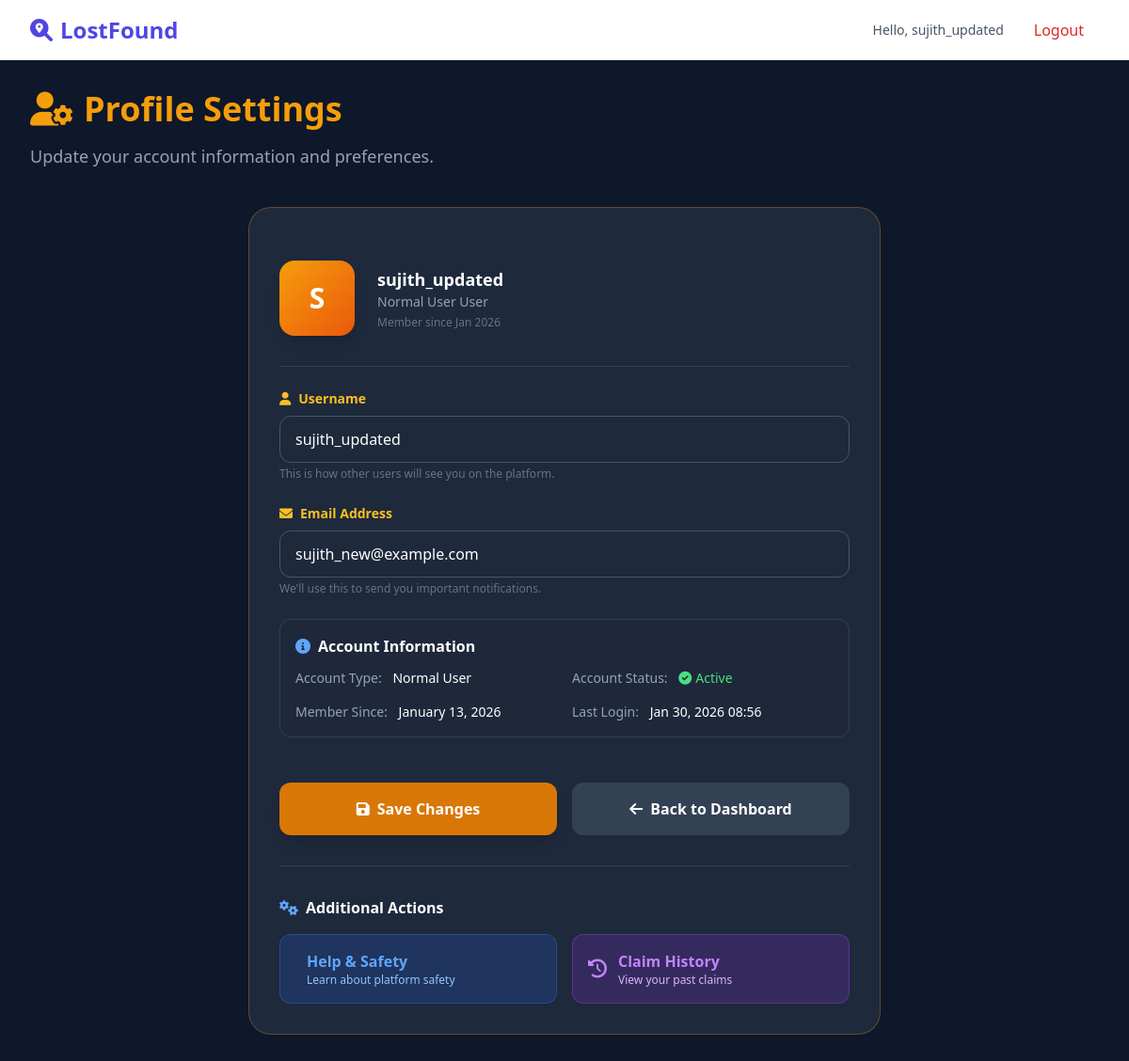
The app's page /items/profile-settings/ (signed in) with its own data.
### accounts/models.py (models this page shows, shortened)
class CustomUser(AbstractUser):
    USER_TYPE_CHOICES = [
        ('normal', 'Normal User'),
        ('admin', 'Administrator'),
    ]
    ACCOUNT_STATUS_CHOICES = [
        ('active', 'Active'),
        ('suspended', 'Suspended'),
        ('banned', 'Banned'),
    ]
    phone_number = models.CharField(max_length=15, blank=True, null=True)
    user_type = models.CharField(max_length=10, choices=USER_TYPE_CHOICES, default='normal')
    account_status = models.CharField(max_length=10, choices=ACCOUNT_STATUS_CHOICES, default='active')
    suspension_reason = models.TextField(blank=True, null=True)
    suspended_by = models.ForeignKey('self', on_delete=models.SET_NULL, null=True, blank=True, related_name='suspended_users')
    suspension_date = models.DateTimeField(null=True, blank=True)
    last_login_attempt = models.DateTimeField(null=True, blank=True)

### items/views.py (the view, shortened to what this page needs)
# urls.py: path('profile-settings/', views.profile_settings, name='profile_settings'),
@login_required
def profile_settings(request):
    return render(request, 'items/profile_settings.html')

### items/templates/items/profile_settings.html (shortened to what this page needs)
{% extends 'base.html' %}
{% block content %}
<div class="min-h-screen bg-[#0f172a] p-8 text-white">
    <div class="mb-10">
        <h1 class="text-4xl font-bold text-amber-500 flex items-center gap-3 mb-4">
            <i class="fa-solid fa-user-gear"></i> Profile Settings
        </h1>
        <p class="text-slate-400 text-lg">Update your account information and preferences.</p>
    </div>
    <div class="max-w-2xl mx-auto">
        <div class="bg-[#1e293b] rounded-3xl border border-amber-500/30 p-8">
            <form method="POST" class="space-y-6">
                <div class="flex items-center gap-6 mb-8 pb-8 border-b border-slate-700">
                    <div class="w-20 h-20 bg-gradient-to-br from-amber-500 to-orange-600 rounded-2xl flex items-center justify-center text-white text-3xl font-black shadow-lg">
                        {{ user.username|first|upper }}
                    </div>
                    <div>
                        <h4 class="font-bold text-white text-lg">{{ user.username }}</h4>
                        <p class="text-slate-400 text-sm">{{ user.get_user_type_display }} User</p>
                        <p class="text-slate-500 text-xs mt-1">Member since {{ user.date_joined|date:"M Y" }}</p>
                    </div>
                </div>
                <div class="space-y-6">
                    <div>
                        <label class="block text-sm font-semibold text-amber-400 mb-2">
                            <i class="fa-solid fa-user mr-2"></i>Username
                        </label>
                        <input type="text" name="username" value="{{ user.username }}"
                               class="w-full bg-slate-800 border border-slate-600 rounded-xl px-4 py-3 font-medium text-white focus:border-amber-500 focus:ring-2 focus:ring-amber-500/20 outline-none transition"
                               placeholder="Enter your username">
                        <p class="text-slate-500 text-xs mt-1">This is how other users will see you on the platform.</p>
                    </div>
                    <div>
                        <label class="block text-sm font-semibold text-amber-400 mb-2">
                            <i class="fa-solid fa-envelope mr-2"></i>Email Address
                        </label>
                        <input type="email" name="email" value="{{ user.email }}"
                               class="w-full bg-slate-800 border border-slate-600 rounded-xl px-4 py-3 font-medium text-white focus:border-amber-500 focus:ring-2 focus:ring-amber-500/20 outline-none transition"
                               placeholder="Enter your email address">
                        <p class="text-slate-500 text-xs mt-1">We'll use this to send you important notifications.</p>
                    </div>
                    <div class="bg-slate-800/50 p-4 rounded-xl border border-slate-700">
                        <h4 class="font-semibold text-white mb-3 flex items-center gap-2">
                            <i class="fa-solid fa-info-circle text-blue-400"></i>
                            Account Information
                        </h4>
                        <div class="grid grid-cols-1 md:grid-cols-2 gap-4 text-sm">
                            <div>
                                <span class="text-slate-400">Account Type:</span>
                                <span class="text-white ml-2 font-medium">{{ user.get_user_type_display }}</span>
                            </div>
                            <div>
                                <span class="text-slate-400">Account Status:</span>
                                <span class="text-green-400 ml-2 font-medium">
                                    {% if user.account_status == 'active' %}
                                        <i class="fa-solid fa-check-circle mr-1"></i>Active
                                    {% else %}
                                        <i class="fa-solid fa-exclamation-circle mr-1"></i>{{ user.get_account_status_display }}
                                    {% endif %}
                                </span>
                            </div>
                            <div>
                                <span class="text-slate-400">Member Since:</span>
                                <span class="text-white ml-2 font-medium">{{ user.date_joined|date:"F d, Y" }}</span>
                            </div>
                            <div>
                                <span class="text-slate-400">Last Login:</span>
                                <span class="text-white ml-2 font-medium">
                                    {% if user.last_login %}
                                        {{ user.last_login|date:"M d, Y H:i" }}
                                    {% else %}
                                        Never
                                    {% endif %}
                                </span>
                            </div>
                        </div>
                    </div>
                </div>
                <div class="pt-6 flex gap-4">
                    <button type="submit" class="flex-1 bg-amber-600 hover:bg-amber-700 text-white font-bold py-4 rounded-xl shadow-lg transition flex items-center justify-center gap-2">
                        <i class="fa-solid fa-save"></i>
                        Save Changes
                    </button>
                    <a href="{% url 'dashboard' %}" class="flex-1 text-center bg-slate-700 hover:bg-slate-600 text-white font-bold py-4 rounded-xl transition flex items-center justify-center gap-2">
                        <i class="fa-solid fa-arrow-left"></i>
                        Back to Dashboard
                    </a>
                </div>
            </form>
            <div class="mt-8 pt-8 border-t border-slate-700">
                <h4 class="font-semibold text-white mb-4 flex items-center gap-2">
                    <i class="fa-solid fa-cogs text-blue-400"></i>
                    Additional Actions
                </h4>
                <div class="grid grid-cols-1 md:grid-cols-2 gap-4">
                    <a href="{% url 'help_safety' %}" class="bg-blue-600/20 hover:bg-blue-600/30 border border-blue-500/30 text-blue-400 p-4 rounded-xl transition flex items-center gap-3">
                        <div>
                            <div class="font-semibold">Help & Safety</div>
                            <div class="text-xs text-blue-300">Learn about platform safety</div>
                        </div>
                    </a>
                    <a href="{% url 'claim_history' %}" class="bg-purple-600/20 hover:bg-purple-600/30 border border-purple-500/30 text-purple-400 p-4 rounded-xl transition flex items-center gap-3">
                        <i class="fa-solid fa-history text-xl"></i>
                        <div>
                            <div class="font-semibold">Claim History</div>
                            <div class="text-xs text-purple-300">View your past claims</div>
                        </div>
                    </a>
                </div>
            </div>
        </div>
    </div>
</div>
{% endblock %}

### items/templates/base.html (shortened to what this page needs)
<!DOCTYPE html>
<html lang="en">
<head>
    <script src="https://cdn.tailwindcss.com"></script>
    <link href="https://cdnjs.cloudflare.com/ajax/libs/font-awesome/6.0.0/css/all.min.css" rel="stylesheet">
</head>
<body class="bg-slate-50 font-sans">
    <nav class="bg-white shadow-sm sticky top-0 z-50">
    <div class="max-w-7xl mx-auto px-4 sm:px-6 lg:px-8">
        <div class="flex justify-between h-16 items-center">
            <div class="flex items-center">
                <a href="{% if user.is_authenticated %}{% url 'dashboard' %}{% else %}/{% endif %}" class="text-2xl font-bold text-indigo-600">
                    <i class="fa-solid fa-magnifying-glass-location mr-2"></i>LostFound
                </a>
            </div>
            <div class="flex items-center space-x-4">
                {% if user.is_authenticated %}
                    <span class="text-slate-600 text-sm hidden md:block">Hello, {{ user.username }}</span>
                    <form action="{% url 'logout' %}" method="post" class="inline">
                        <button type="submit" class="px-4 py-2 text-red-600 font-medium hover:bg-red-50 rounded-lg transition">Logout</button>
                    </form>
                {% else %}
                    <a href="{% url 'login' %}" class="px-4 py-2 text-indigo-600 font-medium hover:bg-indigo-50 rounded-lg transition">Login</a>
                    <a href="{% url 'signup' %}" class="px-4 py-2 bg-indigo-600 text-white font-medium rounded-lg hover:bg-indigo-700 shadow-md transition">Sign Up</a>
                {% endif %}
            </div>
        </div>
    </div>
</nav>
    {% block content %}
    {% endblock %}
</body>
</html>

### records on screen
CustomUser: username "sujith_updated", username|first "S", user_type "Normal User", date_joined "Jan 2026", email "sujith_new@example.com", date_joined "January 13, 2026", last_login "Jan 30, 2026 08:56"
